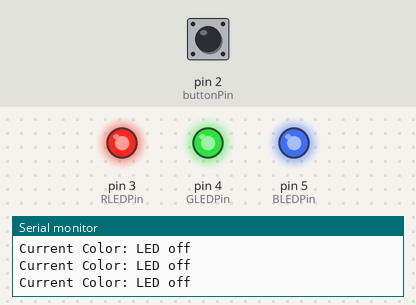
A sketch run on a simulated Arduino Uno, built with avr-gcc and run on an emulated ATmega328P. On the bench: output pins drawn as LEDs (lit = HIGH), the last lines printed to the serial monitor. The test bench sets the inputs (shaded band); at power-on: pin 2 (buttonPin) HIGH.

Above: at 1.2 s.
1.3 s: pin 2 (buttonPin) pulled LOW for 0.15 s
At 2.5 s:
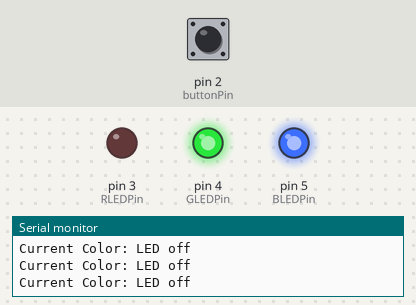
2.9 s: pin 2 (buttonPin) pulled LOW for 1 s
At 3.4 s:
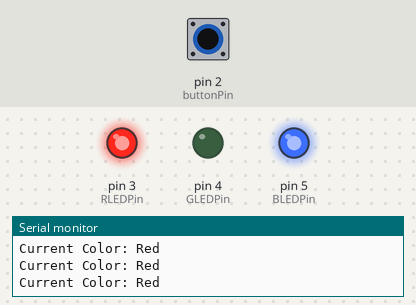
5.4 s: pin 2 (buttonPin) pulled LOW for 0.15 s
At 6.6 s:
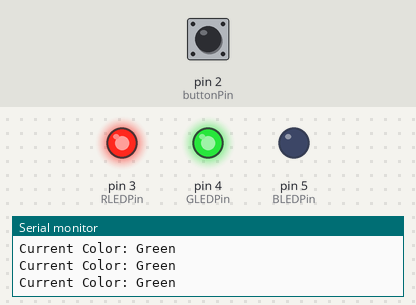
7.0 s: pin 2 (buttonPin) pulled LOW for 3.2 s
At 8.1 s:
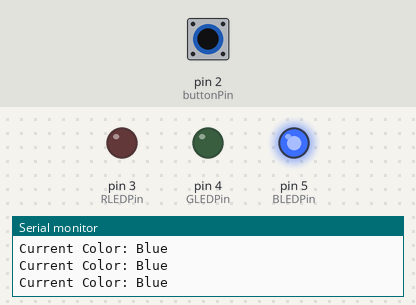
11.7 s: pin 2 (buttonPin) pulled LOW for 0.15 s
At 12.3 s:
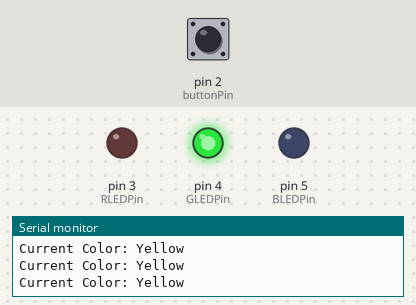
13.3 s: pin 2 (buttonPin) pulled LOW for 1 s
At 13.6 s:
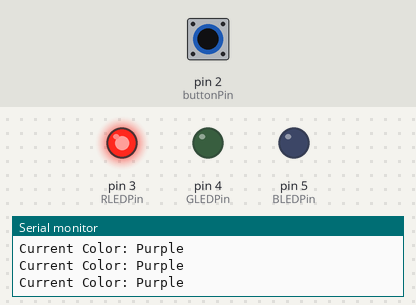
Timing chart, 0 to 16.3 s (numbered marks = the images above; inputs shaded):
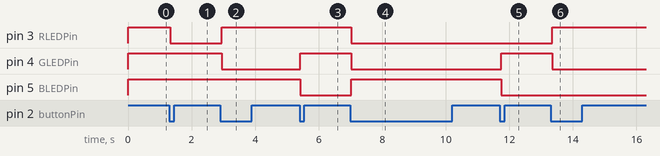

The sketch:

lamp_colour.ino
```cpp
const int buttonPin = 2;
const int RLEDPin = 3;
const int GLEDPin = 4;
const int BLEDPin = 5;

int buttonState = 0;
int ledcolor = 0;

bool ButtonPressed = false;
String currentcolor= "led";

void setup() {
  pinMode(RLEDPin, OUTPUT);
  pinMode(GLEDPin, OUTPUT);
  pinMode(BLEDPin, OUTPUT);
  pinMode(buttonPin, INPUT);
  Serial.begin(9600);
}
void loop() {
  buttonState = digitalRead(buttonPin);
  Serial.print("Current Color: ");
  Serial.println(currentcolor);

  if(buttonState == LOW && !ButtonPressed) {
    ledcolor = ledcolor + 1;
    ButtonPressed = true;
  }
  if(buttonState == HIGH && ButtonPressed){
    ButtonPressed = false;
  }
  if(ledcolor == 0){
    currentcolor= "LED off";
    digitalWrite(RLEDPin, HIGH);
    digitalWrite(GLEDPin, HIGH);
    digitalWrite(BLEDPin, HIGH);
  }
  else if(ledcolor == 1){
    currentcolor= "LED off";
    digitalWrite(RLEDPin, LOW);
    digitalWrite(GLEDPin, HIGH);
    digitalWrite(BLEDPin, HIGH);
  }
  else if(ledcolor == 2){
    currentcolor= "Red";
    digitalWrite(RLEDPin, HIGH);
    digitalWrite(GLEDPin, LOW);
    digitalWrite(BLEDPin, HIGH);
  }
  else if(ledcolor == 3){
    currentcolor= "Green";
    digitalWrite(RLEDPin, HIGH);
    digitalWrite(GLEDPin, HIGH);
    digitalWrite(BLEDPin, LOW);
  }
  else if(ledcolor == 4){
    currentcolor= "Blue";
    digitalWrite(RLEDPin, LOW);
    digitalWrite(GLEDPin, LOW);
    digitalWrite(BLEDPin, HIGH);
  }
  else if(ledcolor == 5){
    currentcolor= "Yellow";
    digitalWrite(RLEDPin, LOW);
    digitalWrite(GLEDPin, HIGH);
    digitalWrite(BLEDPin, LOW);
  }
  else if(ledcolor == 6){
    currentcolor= "Purple";
    digitalWrite(RLEDPin, HIGH);
    digitalWrite(GLEDPin, LOW);
    digitalWrite(BLEDPin, LOW);
  }
  else if(ledcolor == 7){
    currentcolor= "White";
    digitalWrite(RLEDPin, LOW);
    digitalWrite(GLEDPin, LOW);
    digitalWrite(BLEDPin, LOW);
  }
   else if(ledcolor == 8){
    ledcolor =0;
   }

}
```

Measured:
- after the input at 1.3 s, pin 3 (RLEDPin): HIGH → LOW at once
- after the input at 2.9 s, pin 3 (RLEDPin): LOW → HIGH after 0.05 s; pin 4 (GLEDPin): HIGH → LOW after 0.05 s
- after the input at 5.4 s, pin 4 (GLEDPin): LOW → HIGH at once; pin 5 (BLEDPin): HIGH → LOW at once
- after the input at 7.0 s, pin 3 (RLEDPin), pin 4 (GLEDPin): HIGH → LOW at once; pin 5 (BLEDPin): LOW → HIGH at once
- after the input at 11.7 s, pin 4 (GLEDPin): LOW → HIGH at once; pin 5 (BLEDPin): HIGH → LOW at once
- after the input at 13.3 s, pin 3 (RLEDPin): LOW → HIGH after 0.05 s; pin 4 (GLEDPin): HIGH → LOW after 0.05 s
